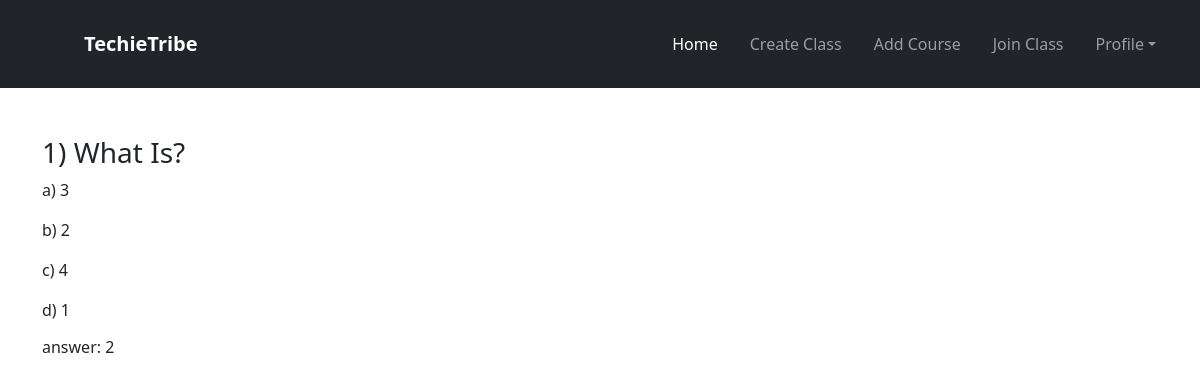
The page /teacher/showquiz/3/ on the database its author committed.
### teacher/models.py (models this page shows, shortened)
class QuesModel(models.Model):
    myclass = models.ForeignKey(
        CreateClass, on_delete=models.CASCADE, null=True)
    topics = models.CharField(max_length=200, default="new")
    question = models.CharField(max_length=200, null=True)
    op1 = models.CharField(max_length=200, null=True)
    op2 = models.CharField(max_length=200, null=True)
    op3 = models.CharField(max_length=200, null=True)
    op4 = models.CharField(max_length=200, null=True)
    ans = models.CharField(max_length=200, null=True)

### teacher/views.py (the view)
# urls.py: path('showquiz/<int:id>/', ShowQuizView.as_view(), name='showquiz'),
class ShowQuizView(View):
    def get(self, request, id):
        allquiz = QuesModel.objects.filter(id=id)
        return render(request, 'allquiz.html', {'allquiz': allquiz})

### teacher/templates/allquiz.html (shortened to what this page needs)
{% extends 'base_teacher.html' %} <br />
{% load static %} <br />
{% block content %}
<div class="container mt-5 mb-5">
  {% for quiz in allquiz %}
  <div>
    <h3 class="text-dark">{{forloop.counter}}) {{quiz.question}}</h3>
    <p>a) {{quiz.op1}}</p>
    <p>b) {{quiz.op2}}</p>
    <p>c) {{quiz.op3}}</p>
    <p>d) {{quiz.op4}}</p>
    <h6>answer: {{quiz.ans}}</h6>
  </div>
  <br />
  <br />
  {% endfor %}
</div>
{% endblock content %}

### teacher/static/css/form.css (style rules this page uses)
*, *:before, *:after { -webkit-box-sizing: border-box; box-sizing: border-box; }

### rows shown on the page
QuesModel: question "What Is?", op1 "3", op2 "2", op3 "4", op4 "1", ans "2"
